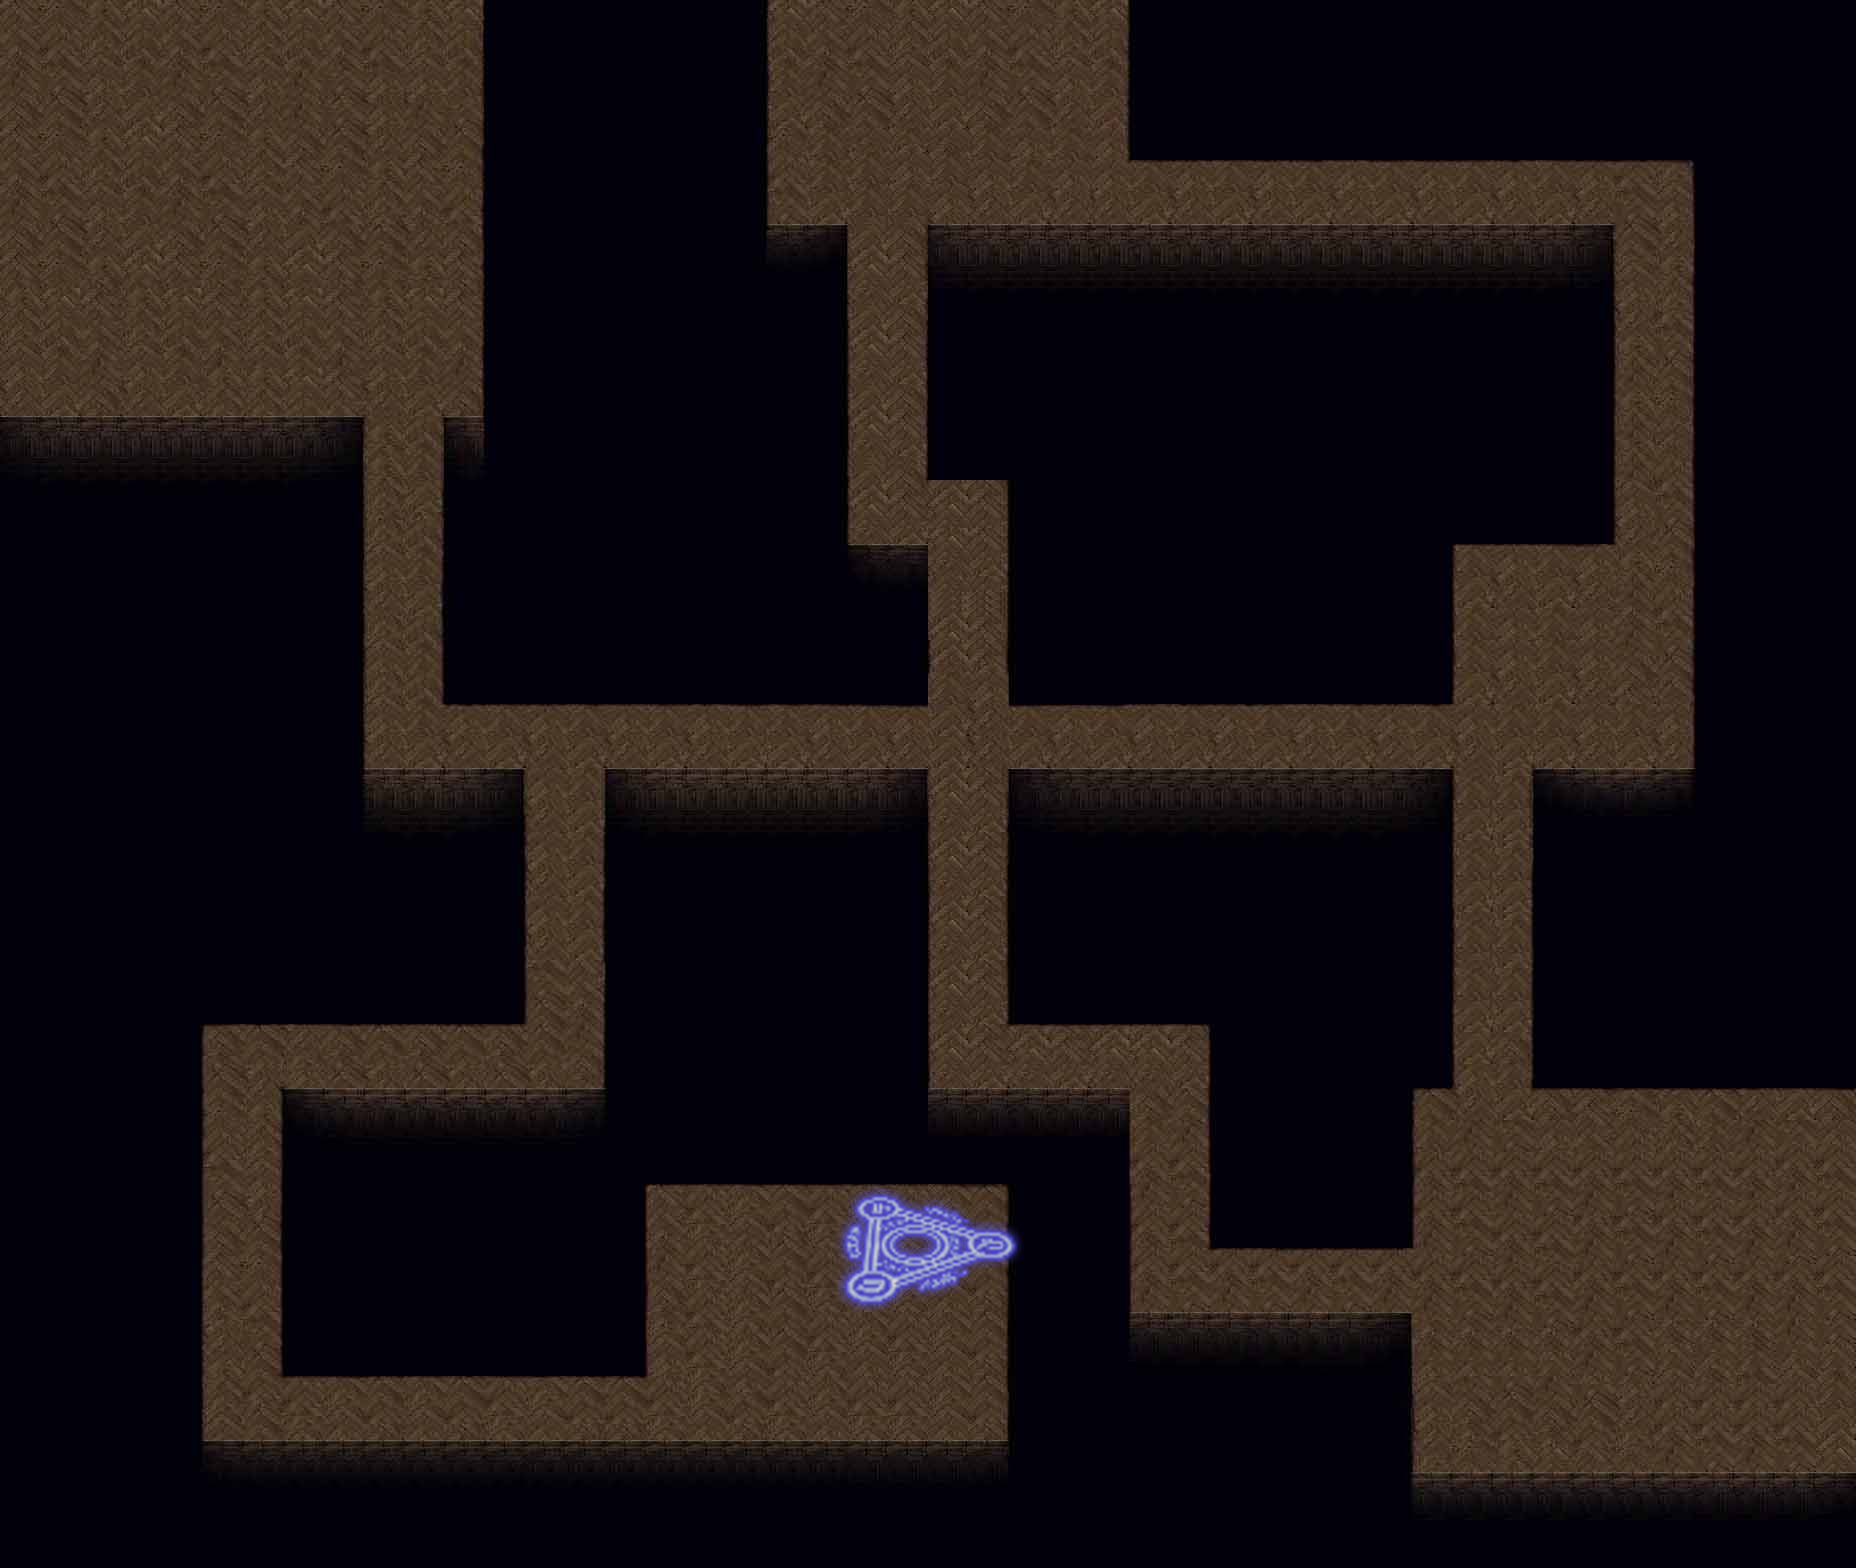

The image is a tile-based game level rendered from a .tmx file. Its description and source (layers, tilesets, objects; grid data summarised) follow:
An orthogonal 58x49 tile map with 32x32 px tiles, 3 tile layers (bg, collision, deractor), 3 tilesets and 33 objects (16x trap, 15x enemy, boss, hero).

<map version="1.0" orientation="orthogonal" width="58" height="49" tilewidth="32" tileheight="32">
 <tileset firstgid="1" name="level2" tilewidth="32" tileheight="32">
  <image source="level2.jpg" width="1856" height="1568" />
 </tileset>
 <tileset firstgid="2843" name="blank" tilewidth="32" tileheight="32">
  <image source="blank.png" width="32" height="32" />
 </tileset>
 <tileset firstgid="2844" name="passArea" tilewidth="32" tileheight="32">
  <image source="passArea.png" width="192" height="128" />
 </tileset>
 <layer name="bg" width="58" height="49">
  <data>[2842 cells, 2842 non-empty, 2842 distinct tile ids]</data>
 </layer>
 <layer name="collision" width="58" height="49">
  <data>[2842 cells, 510 non-empty, 1 distinct tile ids]</data>
 </layer>
 <objectgroup name="objects" width="58" height="49">
  <object name="boss" x="233" y="227" width="30" height="30" />
  <object name="enemy" x="712" y="1242" width="12" height="24" />
  <object name="enemy" x="730" y="1382" width="36" height="27" />
  <object name="enemy" x="864" y="1348" width="21" height="33" />
  <object name="enemy" x="779" y="1321" width="18" height="18" />
  <object name="enemy" x="952" y="1397" width="18" height="24" />
  <object name="enemy" x="833" y="82" width="21" height="24" />
  <object name="enemy" x="894" y="164" width="30" height="33" />
  <object name="enemy" x="1015" y="88" width="21" height="27" />
  <object name="enemy" x="1048" y="155" width="21" height="24" />
  <object name="enemy" x="1497" y="1188" width="21" height="27" />
  <object name="enemy" x="1470" y="1382" width="30" height="27" />
  <object name="enemy" x="1676" y="1182" width="12" height="24" />
  <object name="enemy" x="1582" y="1303" width="27" height="27" />
  <object name="enemy" x="1624" y="1412" width="27" height="30" />
  <object name="enemy" x="1776" y="1188" width="15" height="30" />
  <object name="hero" x="1730" y="1324" width="33" height="27" />
  <object name="trap" x="386" y="732" width="16" height="18" />
  <object name="trap" x="554" y="732" width="18" height="20" />
  <object name="trap" x="544" y="1046" width="20" height="20" />
  <object name="trap" x="222" y="1050" width="20" height="24" />
  <object name="trap" x="952" y="722" width="20" height="16" />
  <object name="trap" x="1212" y="730" width="22" height="20" />
  <object name="trap" x="958" y="502" width="18" height="30" />
  <object name="trap" x="874" y="274" width="18" height="30" />
  <object name="trap" x="1160" y="1052" width="20" height="26" />
  <object name="trap" x="952" y="1040" width="18" height="30" />
  <object name="trap" x="1164" y="1268" width="24" height="16" />
  <object name="trap" x="424" y="1402" width="18" height="18" />
  <object name="trap" x="1480" y="724" width="20" height="26" />
  <object name="trap" x="1634" y="568" width="20" height="24" />
  <object name="trap" x="1650" y="200" width="20" height="22" />
  <object name="trap" x="1318" y="184" width="20" height="22" />
 </objectgroup>
 <layer name="deractor" width="58" height="49">
  <data>[2842 cells, 24 non-empty, 24 distinct tile ids]</data>
 </layer>
</map>
